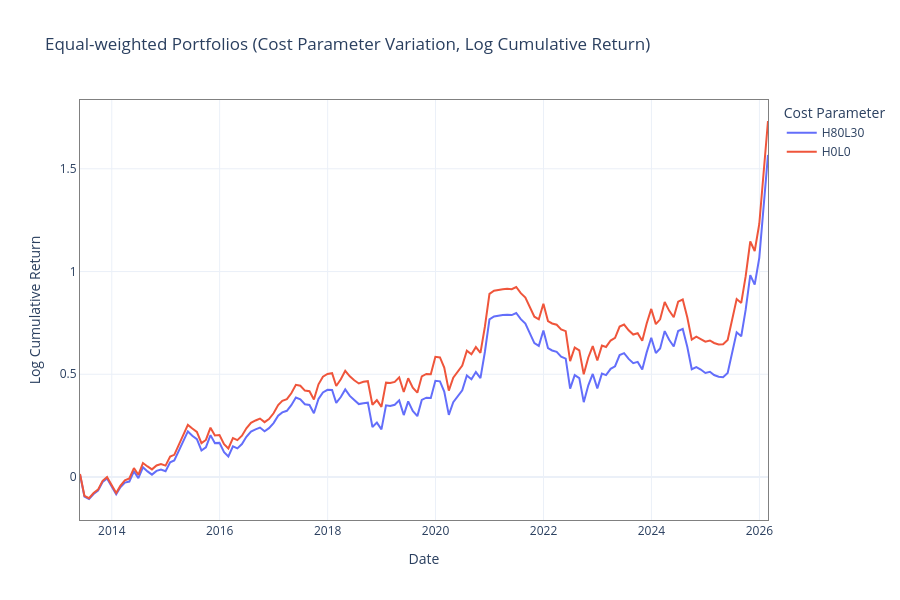

Notebook source saved alongside this figure:
### Markdown cell above
##### **Code**

### Code cell
# 데이터 준비
log_cum_cost = np.log1p(subset_cost).cumsum()

# DataFrame 렌더링 & 레이아웃 설정
fig = px.line(
    log_cum_cost, 
    title="Equal-weighted Portfolios (Cost Parameter Variation, Log Cumulative Return)",
    labels={"value": "Log Cumulative Return", "index": "Date", "variable": "Cost Parameter"},
    template="plotly_white", width=900, height=600
)

# 스타일 통일 적용
fig.update_xaxes(showline=True, linewidth=1, linecolor='gray', mirror=True)
fig.update_yaxes(showline=True, linewidth=1, linecolor='gray', mirror=True)

fig.show()

### Figure 1 — Plotly figure (JSON) as saved in the notebook; plotly's stock layout.template omitted (floating-point values rounded to 4 significant figures; data arrays with more than 128 entries replaced by an {"elided": "..."} marker saying what was removed)
{"data": [{"hovertemplate": "Cost Parameter=H80L30<br>Date=%{x}<br>Log Cumulative Return=%{y}<extra></extra>", "legendgroup": "H80L30", "line": {"color": "#636efa", "dash": "solid"}, "marker": {"symbol": "circle"}, "mode": "lines", "name": "H80L30", "orientation": "v", "showlegend": true, "type": "scatter", "x": {"elided": "154 str values"}, "xaxis": "x", "y": {"elided": "154 float values"}, "yaxis": "y"}, {"hovertemplate": "Cost Parameter=H0L0<br>Date=%{x}<br>Log Cumulative Return=%{y}<extra></extra>", "legendgroup": "H0L0", "line": {"color": "#EF553B", "dash": "solid"}, "marker": {"symbol": "circle"}, "mode": "lines", "name": "H0L0", "orientation": "v", "showlegend": true, "type": "scatter", "x": {"elided": "154 str values"}, "xaxis": "x", "y": {"elided": "154 float values"}, "yaxis": "y"}], "layout": {"height": 600, "legend": {"title": {"text": "Cost Parameter"}, "tracegroupgap": 0}, "title": {"text": "Equal-weighted Portfolios (Cost Parameter Variation, Log Cumulative Return)"}, "width": 900, "xaxis": {"anchor": "y", "domain": [0, 1], "linecolor": "gray", "linewidth": 1, "mirror": true, "showline": true, "title": {"text": "Date"}}, "yaxis": {"anchor": "x", "domain": [0, 1], "linecolor": "gray", "linewidth": 1, "mirror": true, "showline": true, "title": {"text": "Log Cumulative Return"}}}}
